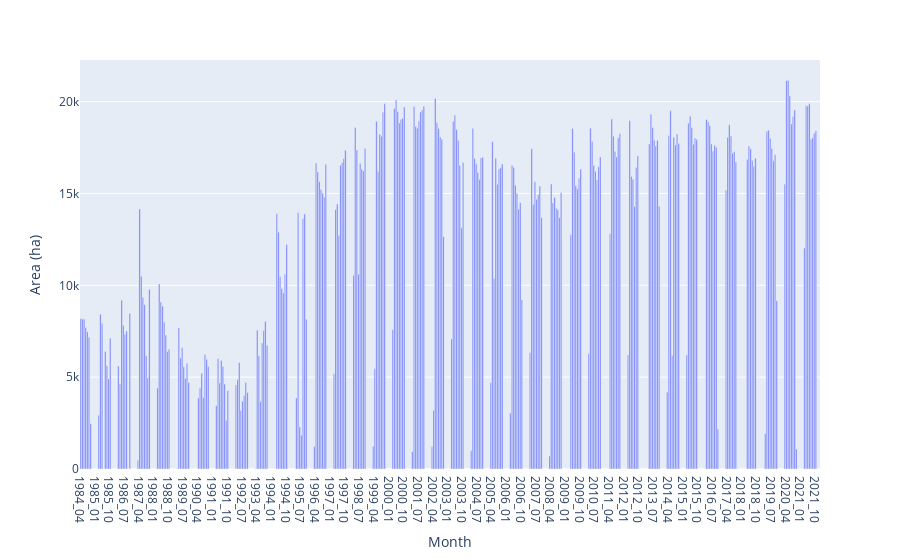

The notebook cell saved with this chart:
### Code cell
geemap.jrc_hist_monthly_history(
    region=region, scale=30, frequency='month', denominator=1e4, y_label='Area (ha)'
)

### Figure 1 — Plotly figure (JSON) as saved in the notebook; plotly's stock layout.template omitted (floating-point values rounded to 4 significant figures; data arrays with more than 128 entries replaced by an {"elided": "..."} marker saying what was removed)
{"data": [{"alignmentgroup": "True", "hovertemplate": "Month=%{x}<br>Area (ha)=%{y}<extra></extra>", "legendgroup": "", "marker": {"color": "#636efa", "pattern": {"shape": ""}}, "name": "", "offsetgroup": "", "orientation": "v", "showlegend": false, "textposition": "auto", "type": "bar", "x": {"elided": "453 str values"}, "xaxis": "x", "y": {"elided": "453 float values"}, "yaxis": "y"}], "layout": {"barmode": "relative", "legend": {"tracegroupgap": 0}, "margin": {"t": 60}, "xaxis": {"anchor": "y", "domain": [0, 1], "title": {"text": "Month"}}, "yaxis": {"anchor": "x", "domain": [0, 1], "title": {"text": "Area (ha)"}}}}
